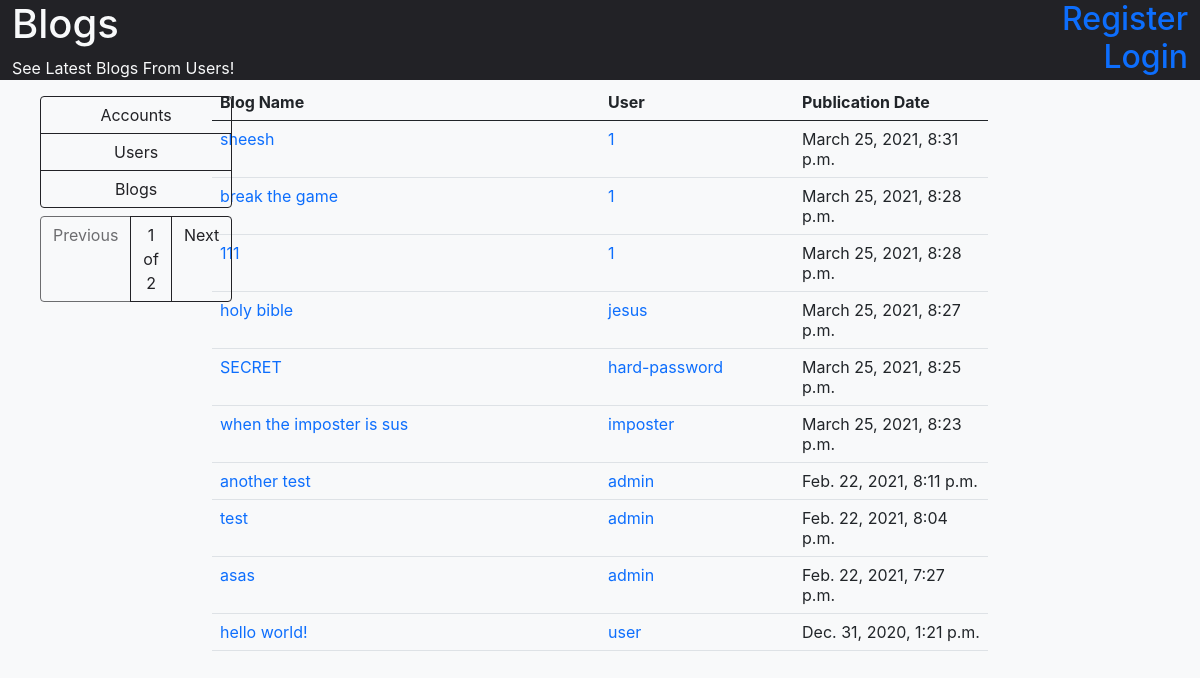
The app's page /blogs/ with its own data.
### blogs/models.py (models this page shows, shortened)
class Blog(models.Model):
    user = models.ForeignKey(User, on_delete=models.CASCADE, blank=True, null=True)
    blog_name = models.CharField(max_length=200)
    blog_text = models.CharField(max_length=9999)
    pub_date = models.DateTimeField(auto_now_add=True, blank=True, null=True)

### blogs/views.py (the view)
# urls.py: path('', views.IndexView.as_view(), name='index'),
class IndexView(generic.ListView):
    template_name = 'blogs/index.html'
    context_object_name = 'latest_blog_list'
    paginate_by = 10
    def get_queryset(self):
        return Blog.objects.all().order_by('-pub_date')

### templates/blogs/index.html (shortened to what this page needs)
{% extends '../base/base.html' %}
{% block header %}
    <h1>Blogs</h1>
    <p>See Latest Blogs From Users!</p>
{% endblock %}
{% block content %}
    {% if latest_blog_list %}
        <table class='table table-hover mt-1'>
            <thead>
                <tr>
                    <th>Blog Name</th>
                    <th>User</th>
                    <th>Publication Date</th>
                </tr>
            </thead>
            <tbody>
                {% for blog in page_obj %}
                    <tr>
                        <td class='col-6'><a href='/blogs/{{ blog.id }}/' class='text-decoration-none'>{{ blog.blog_name }}</a></td>
                        <td class='col-3'><a href='{% url "accounts:detail" blog.user %}' class='text-decoration-none'>{{ blog.user }}</a></td>
                        <td class='col-3'>{{ blog.pub_date }}</td>
                    </tr>
                {% endfor %}
            </tbody>
        </table>
    {% else %}
        <p>No Blogs are Available.</p>
    {% endif %}
{% endblock %}

### records on screen
Blog: blog_name "sheesh", user "1", pub_date "March 25, 2021, 8:31 p.m."
Blog: blog_name "break the game", user "1", pub_date "March 25, 2021, 8:28 p.m."
Blog: blog_name "111", user "1", pub_date "March 25, 2021, 8:28 p.m."
Blog: blog_name "holy bible", user "jesus", pub_date "March 25, 2021, 8:27 p.m."
Blog: blog_name "SECRET", user "hard-password", pub_date "March 25, 2021, 8:25 p.m."
Blog: blog_name "when the imposter is sus", user "imposter", pub_date "March 25, 2021, 8:23 p.m."
Blog: blog_name "another test", user "admin", pub_date "Feb. 22, 2021, 8:11 p.m."
Blog: blog_name "test", user "admin", pub_date "Feb. 22, 2021, 8:04 p.m."
Blog: blog_name "asas", user "admin", pub_date "Feb. 22, 2021, 7:27 p.m."
Blog: blog_name "hello world!", user "user", pub_date "Dec. 31, 2020, 1:21 p.m."

### other values on screen
{{ page_obj.number }} "1"
{{ page_obj.paginator.num_pages }} "2"
